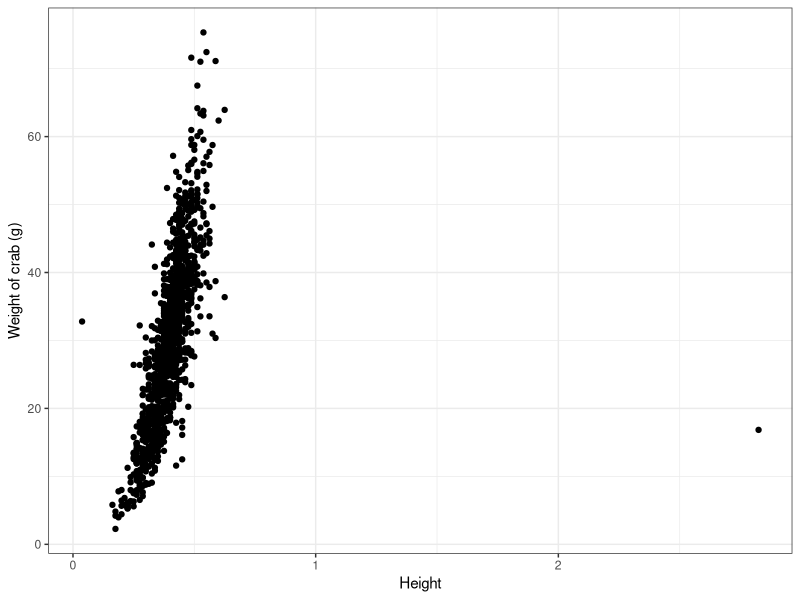
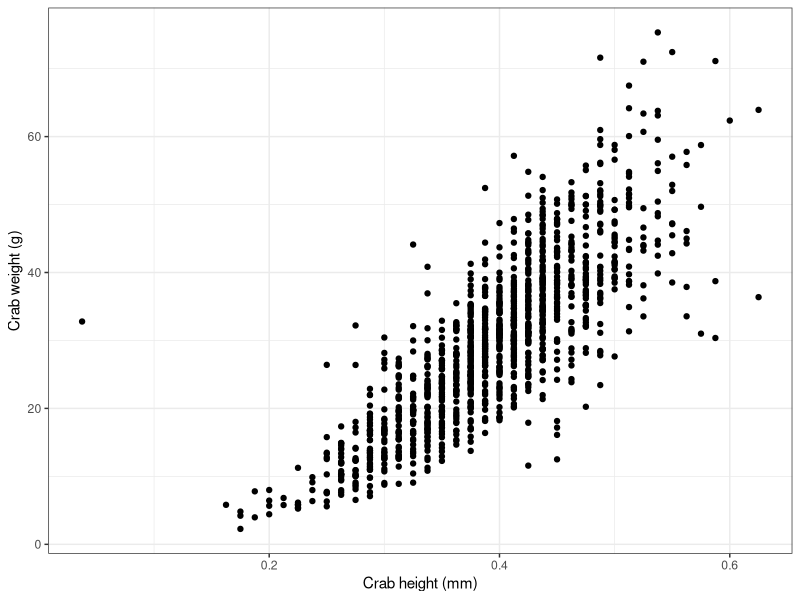
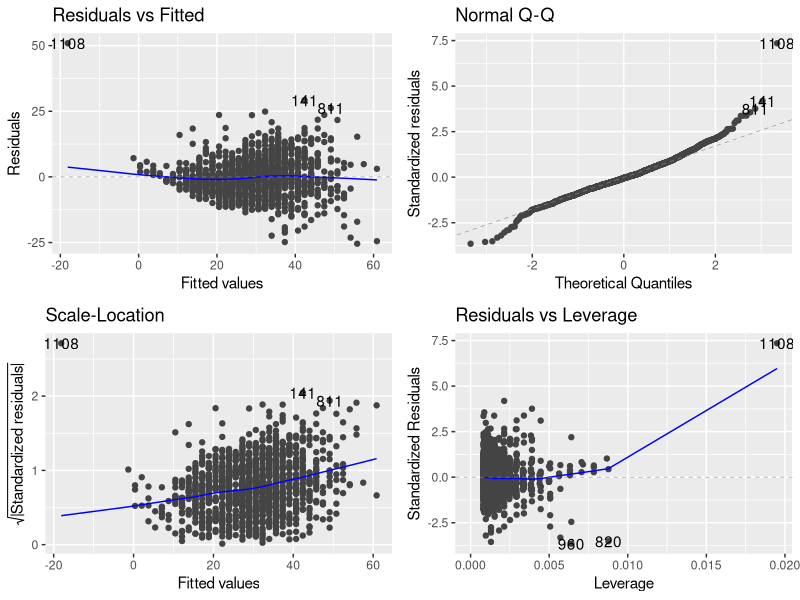
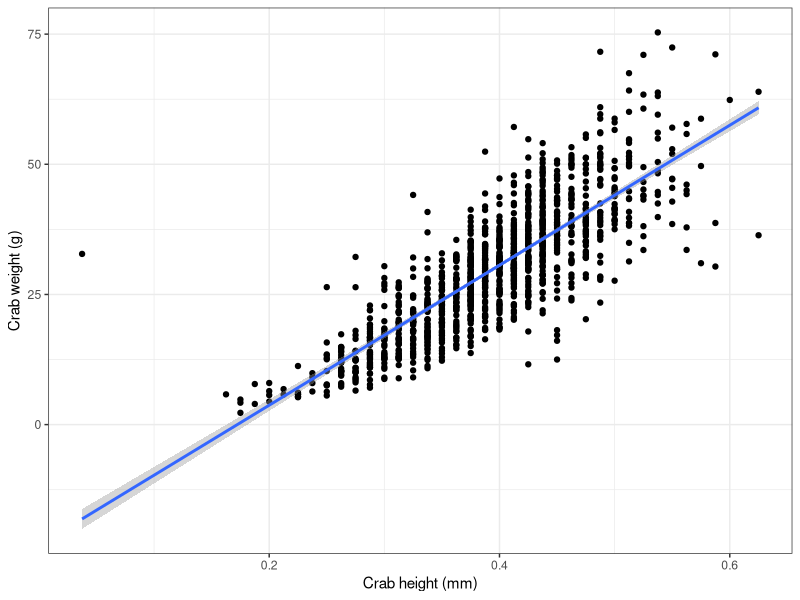

The R script that drew these images, in order:
## ---- chunk 1
rm(list = ls())
library(ggfortify) #for evaluating model assumptions
library(tidyverse)
library(here)
## ---- chunk 2
crabs <- read.csv(here("Data/CrabAgePrediction.csv"))
glimpse(crabs)
## ---- chunk 3
crabs$Sex <- as.factor(crabs$Sex)
## ---- chunk 4
fcrabs <- crabs |> filter(Sex == "F")
## ---- chunk 5
ggplot(fcrabs, aes(Height, Weight))+
     geom_point()+
     ylab("Weight of crab (g)")+
     theme_bw()
## ---- chunk 6
fcrabs <- fcrabs |> filter(Height < 2)
ggplot(fcrabs, aes(Height, Weight))+
     geom_point()+
     labs(y = "Crab weight (g)", x = "Crab height (mm)")+
     theme_bw()

## ---- chunk 7
model_crabs <- lm(Weight ~ Height, data = fcrabs)
## ---- chunk 8
autoplot(model_crabs, smooth.color = NA)
## ---- chunk 9
anova(model_crabs)
## ---- chunk 10
summary(model_crabs)
## ---- chunk 11
ggplot(fcrabs, aes(Height, Weight))+
     geom_point()+
     geom_smooth(method = "lm")+
     labs(x = "Crab height (mm)", y = "Crab weight (g)")+
     theme_bw()
